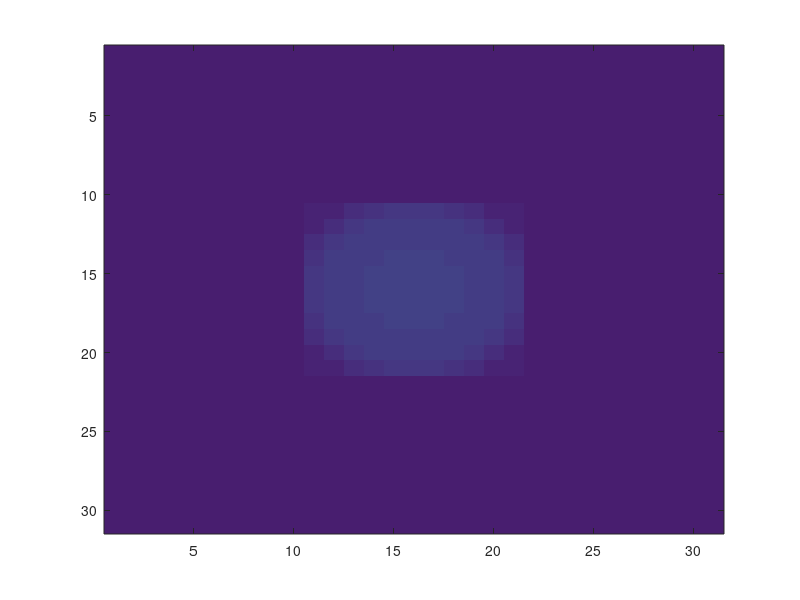

Recreate this plot in MATLAB.

clc; close all; clear;

[X, Y] = meshgrid(-.5:.1:.5, -.5:.1:.5);
Z = exp( - (15*X.^2 + 15*Y.^2)) .* 100 + 1;

IMGa = padarray(Z,[10 10],1);

IMGb = circshift(IMGa,[0 2]);

IMGdf = (IMGb - IMGa) ./ IMGa;

imagesc(IMGa)
pause(1.5)
caxis manual
hold on
imagesc(IMGb)
pause(1.5)
hold off
imagesc(IMGdf)



%%
clc; close all;

IMGc = IMGa .* 2 - 1;

IMGcdf = (IMGc - IMGa) ./ IMGa;

imagesc(IMGa)
pause(1.5)
caxis manual
hold on
imagesc(IMGc)
pause(1.5)
hold off;
imagesc(IMGcdf)



%%
clc; close all;

imagesc(IMGdf)
pause(1.5)
caxis manual
hold on
imagesc(IMGcdf)
pause(1.5)







